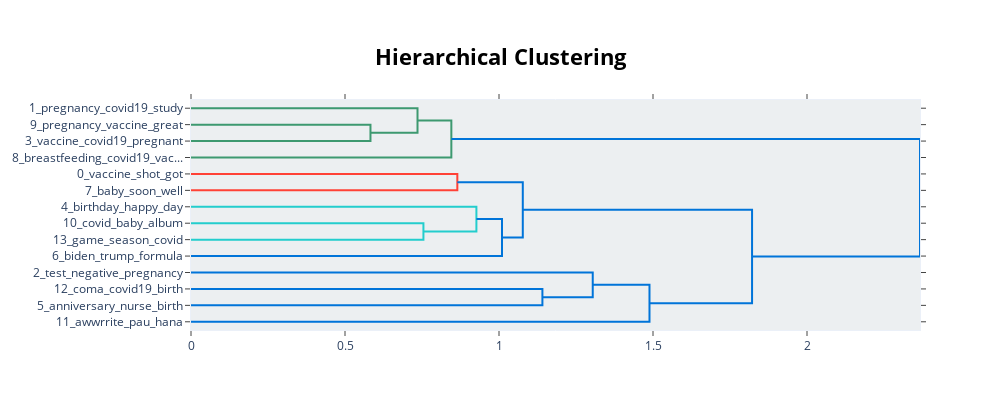

Notebook cell for this chart:
### Code cell
topic_positive.visualize_hierarchy()

### Figure 1 — Plotly figure (JSON) as saved in the notebook; plotly's stock layout.template omitted (floating-point values rounded to 4 significant figures)
{"data": [{"hoverinfo": "text", "marker": {"color": "rgb(61,153,112)"}, "mode": "lines", "type": "scatter", "x": [0, 0.5827, 0.5827, 0], "xaxis": "x", "y": [-15, -15, -25, -25], "yaxis": "y"}, {"hoverinfo": "text", "marker": {"color": "rgb(61,153,112)"}, "mode": "lines", "type": "scatter", "x": [0, 0.7354, 0.7354, 0.5827], "xaxis": "x", "y": [-5, -5, -20, -20], "yaxis": "y"}, {"hoverinfo": "text", "marker": {"color": "rgb(61,153,112)"}, "mode": "lines", "type": "scatter", "x": [0.7354, 0.8453, 0.8453, 0], "xaxis": "x", "y": [-12.5, -12.5, -35, -35], "yaxis": "y"}, {"hoverinfo": "text", "marker": {"color": "rgb(255,65,54)"}, "mode": "lines", "type": "scatter", "x": [0, 0.8647, 0.8647, 0], "xaxis": "x", "y": [-45, -45, -55, -55], "yaxis": "y"}, {"hoverinfo": "text", "marker": {"color": "rgb(35,205,205)"}, "mode": "lines", "type": "scatter", "x": [0, 0.7547, 0.7547, 0], "xaxis": "x", "y": [-75, -75, -85, -85], "yaxis": "y"}, {"hoverinfo": "text", "marker": {"color": "rgb(35,205,205)"}, "mode": "lines", "type": "scatter", "x": [0, 0.9266, 0.9266, 0.7547], "xaxis": "x", "y": [-65, -65, -80, -80], "yaxis": "y"}, {"hoverinfo": "text", "marker": {"color": "rgb(0,116,217)"}, "mode": "lines", "type": "scatter", "x": [0.9266, 1.01, 1.01, 0], "xaxis": "x", "y": [-72.5, -72.5, -95, -95], "yaxis": "y"}, {"hoverinfo": "text", "marker": {"color": "rgb(0,116,217)"}, "mode": "lines", "type": "scatter", "x": [0.8647, 1.077, 1.077, 1.01], "xaxis": "x", "y": [-50, -50, -83.75, -83.75], "yaxis": "y"}, {"hoverinfo": "text", "marker": {"color": "rgb(0,116,217)"}, "mode": "lines", "type": "scatter", "x": [0, 1.141, 1.141, 0], "xaxis": "x", "y": [-115, -115, -125, -125], "yaxis": "y"}, {"hoverinfo": "text", "marker": {"color": "rgb(0,116,217)"}, "mode": "lines", "type": "scatter", "x": [0, 1.304, 1.304, 1.141], "xaxis": "x", "y": [-105, -105, -120, -120], "yaxis": "y"}, {"hoverinfo": "text", "marker": {"color": "rgb(0,116,217)"}, "mode": "lines", "type": "scatter", "x": [1.304, 1.489, 1.489, 0], "xaxis": "x", "y": [-112.5, -112.5, -135, -135], "yaxis": "y"}, {"hoverinfo": "text", "marker": {"color": "rgb(0,116,217)"}, "mode": "lines", "type": "scatter", "x": [1.077, 1.822, 1.822, 1.489], "xaxis": "x", "y": [-66.88, -66.88, -123.8, -123.8], "yaxis": "y"}, {"hoverinfo": "text", "marker": {"color": "rgb(0,116,217)"}, "mode": "lines", "type": "scatter", "x": [0.8453, 2.367, 2.367, 1.822], "xaxis": "x", "y": [-23.75, -23.75, -95.31, -95.31], "yaxis": "y"}], "layout": {"autosize": false, "height": 410, "hoverlabel": {"bgcolor": "white", "font": {"family": "Rockwell", "size": 16}}, "hovermode": "closest", "plot_bgcolor": "#ECEFF1", "showlegend": false, "title": {"font": {"color": "Black", "size": 22}, "text": "<b>Hierarchical Clustering", "x": 0.5, "xanchor": "center", "yanchor": "top"}, "width": 1000, "xaxis": {"mirror": "allticks", "rangemode": "tozero", "showgrid": false, "showline": true, "showticklabels": true, "ticks": "outside", "type": "linear", "zeroline": false}, "yaxis": {"mirror": "allticks", "range": [-140, 0], "rangemode": "tozero", "showgrid": false, "showline": true, "showticklabels": true, "tickmode": "array", "ticks": "outside", "ticktext": ["1_pregnancy_covid19_study", "9_pregnancy_vaccine_great", "3_vaccine_covid19_pregnant", "8_breastfeeding_covid19_vac...", "0_vaccine_shot_got", "7_baby_soon_well", "4_birthday_happy_day", "10_covid_baby_album", "13_game_season_covid", "6_biden_trump_formula", "2_test_negative_pregnancy", "12_coma_covid19_birth", "5_anniversary_nurse_birth", "11_awwrrite_pau_hana"], "tickvals": [-5, -15, -25, -35, -45, -55, -65, -75, -85, -95, -105, -115, -125, -135], "type": "linear", "zeroline": false}}}
